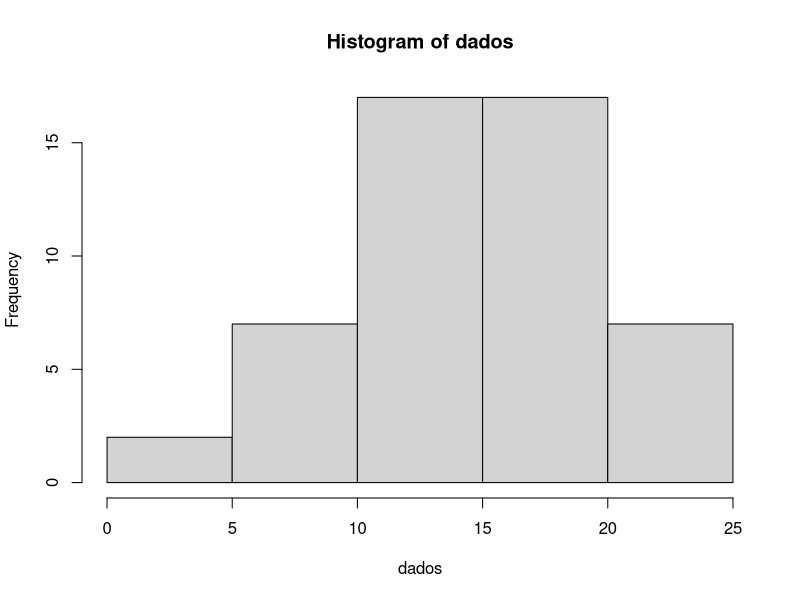
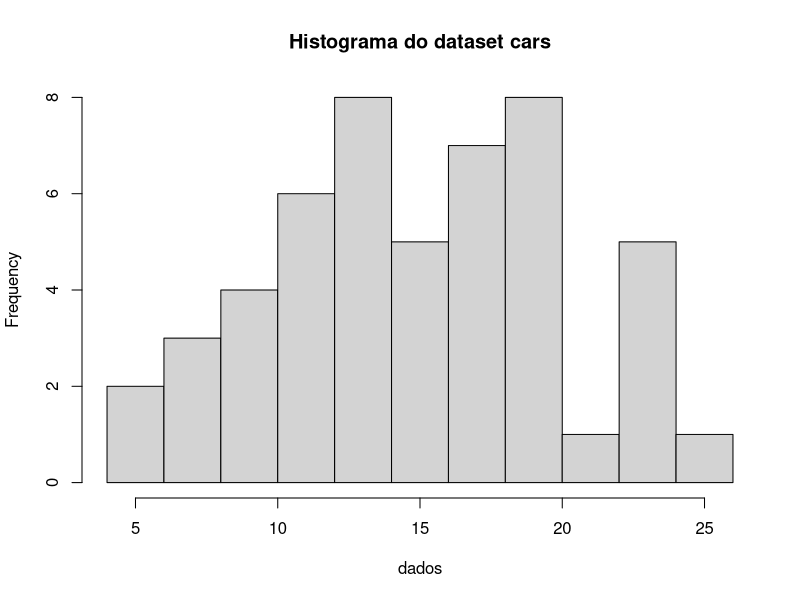
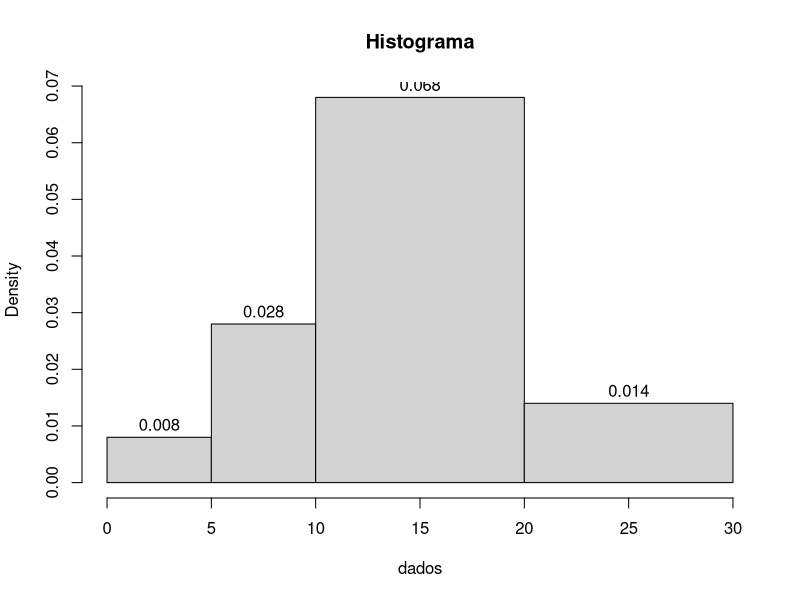
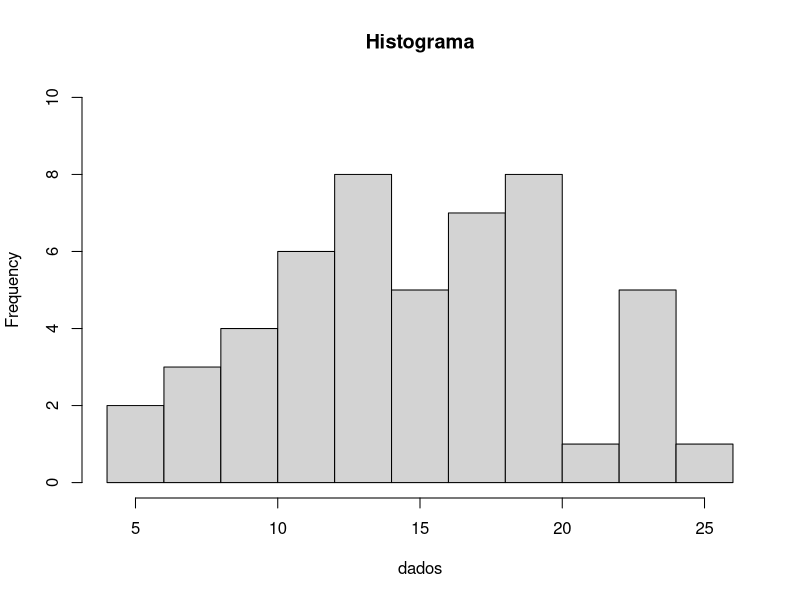
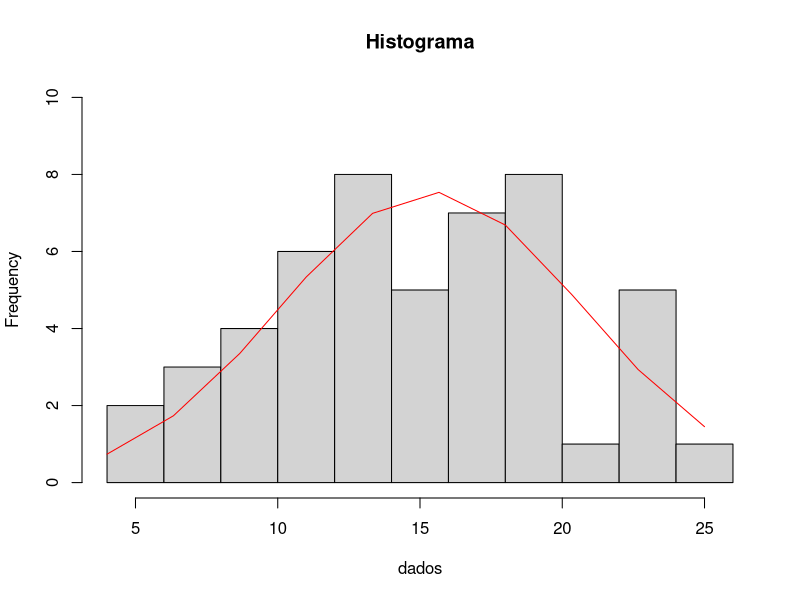

The R script that drew these images, in order:
# Introdução à Linguagem R

setwd('C:/Users/Thiago/Desktop/PosGraduacaoPUC/IntroducaoLinguagemR/Scripts')
getwd()

# Histograma 
# Gráfico bastante útil e importante!!!

# Carregando os dados

View(cars)
attach(cars)

# Quero utilizar apenas uma coluna
# Histograma é a distribuição de frequencia de uma variável
# Os dados são divididos em classes e para cada classe há uma contagem de frequencia 

dados = cars$speed

# Construindo o histograma

hist(dados)

# Os blocos do histograma são chamados de bins
# Os bins são diferentes do gráfico de colunas 
# Podemos alterar o tamanho dessas caixinhas com o parâmetro breaks

hist(dados, breaks = 10, main= 'Histograma do dataset cars')

# Temos a mesma informação, distribuida de uma forma diferente

# Você mesmo pode fixar as classes

hist(dados, breaks = c(0, 5, 10, 20, 30), main = 'Histograma', labels = TRUE)

# Podemos definir os limites do eixo y

hist(dados, breaks = 10, ylim = c(0,10), main = 'Histograma')

# Adicionando uma linha ao histograma

grafico = hist(dados, breaks = 10, ylim = c(0, 10), main = 'Histograma')
xaxis = seq(min(dados), max(dados), length = 10)
yaxis = dnorm(xaxis, mean=mean(dados), sd=sd(dados))
yaxis = yaxis*diff(grafico$mids)*length(dados)

lines(xaxis, yaxis, col = 'red')
